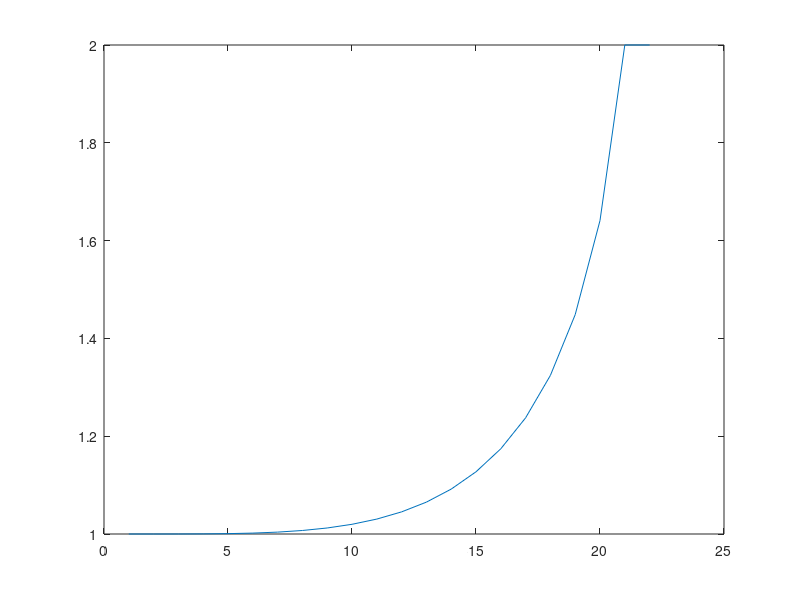
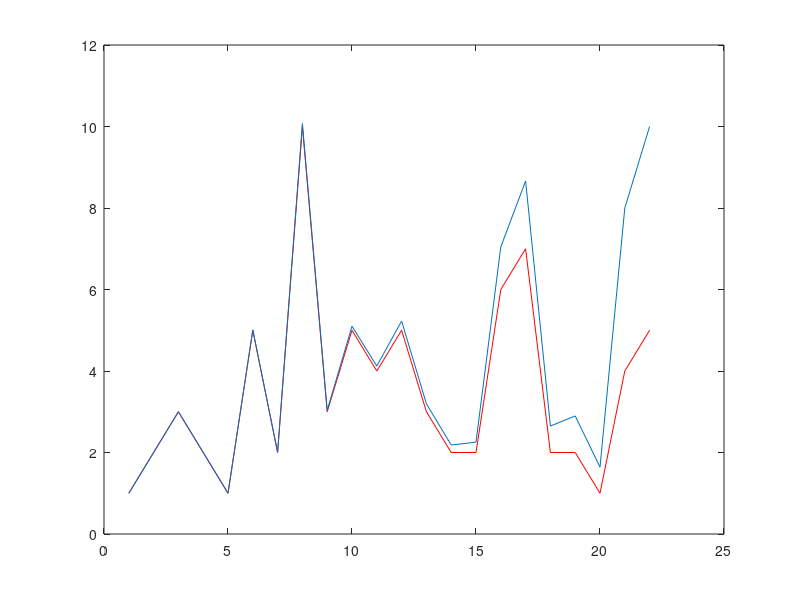

Source code (MATLAB) for these figures, in order:
% Percent Return

% Cost using LSE -- standardize signals before LSE

% Percent Differnce of deriative

% amplitude thats wrong but period is right --> error 
% in deriv compared to signal


% 6 dof system = model
% x dof system = signal x--> filter intensity


% LSE on position
% LSE on derivative
% Scale amplitude

% MME

% standarize signal about 0; standarize model to signal about 0;



% 1 --> 20

% 1.1 --> mean at 0

% 21 --> mean at 0


% Filtering --> Standard Deviation --> HIGH PASS
% Filtering bad model and passing on prediction
% Probability of prediction being accurate
%     Backing testing
%     FFT of back test and finding cycles
%         of positive result
% Using multiple sets of periods, period refinment
% Optimizing model length
% Optimizing filter params



clear all
close all
clc

A = [1 2 3 2 1 5 2 10 3 5 4 5 3 2 2 6 7  2 2 1 4 5]


spacing = linspace(0,1,length(A));

logGrowth = (-log(1-spacing.^4))

logGrowth(end) = logGrowth(end-1)


offset = 1;
scale  = 1;

adjuster = offset + scale*(logGrowth-min(logGrowth))/(range(logGrowth))

plot(adjuster)

B = A.*adjuster

figure()
plot(A,'r')
hold on;
plot(B)

